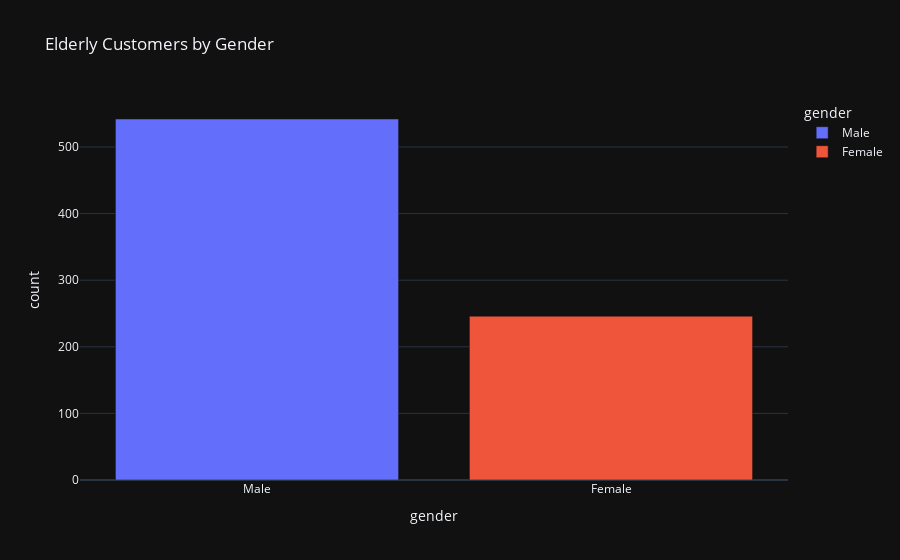

Notebook code cell kept with this figure:
### Markdown cell above
Using a bar chart to help visualise the count comparison between elderly men and women.

### Code cell
elderly_summary = elderly_df['gender'].value_counts().reset_index()

#Renaming my columns so it is easier to read.
elderly_summary.columns = ['gender', 'count']

# 3. Creating my chart with Plotly
fig = px.bar(elderly_summary, 
             x='gender', 
             y='count', 
             title='Elderly Customers by Gender',
             color='gender',
             template='plotly_dark') 

fig.show()

### Figure 1 — Plotly figure (JSON) as saved in the notebook; plotly's stock layout.template omitted (floating-point values rounded to 4 significant figures)
{"data": [{"alignmentgroup": "True", "hovertemplate": "gender=%{x}<br>count=%{y}<extra></extra>", "legendgroup": "Male", "marker": {"color": "#636efa", "pattern": {"shape": ""}}, "name": "Male", "offsetgroup": "Male", "orientation": "v", "showlegend": true, "textposition": "auto", "type": "bar", "x": ["Male"], "xaxis": "x", "y": [542], "yaxis": "y"}, {"alignmentgroup": "True", "hovertemplate": "gender=%{x}<br>count=%{y}<extra></extra>", "legendgroup": "Female", "marker": {"color": "#EF553B", "pattern": {"shape": ""}}, "name": "Female", "offsetgroup": "Female", "orientation": "v", "showlegend": true, "textposition": "auto", "type": "bar", "x": ["Female"], "xaxis": "x", "y": [246], "yaxis": "y"}], "layout": {"barmode": "relative", "legend": {"title": {"text": "gender"}, "tracegroupgap": 0}, "title": {"text": "Elderly Customers by Gender"}, "xaxis": {"anchor": "y", "categoryarray": ["Male", "Female"], "categoryorder": "array", "domain": [0, 1], "title": {"text": "gender"}}, "yaxis": {"anchor": "x", "domain": [0, 1], "title": {"text": "count"}}}}
